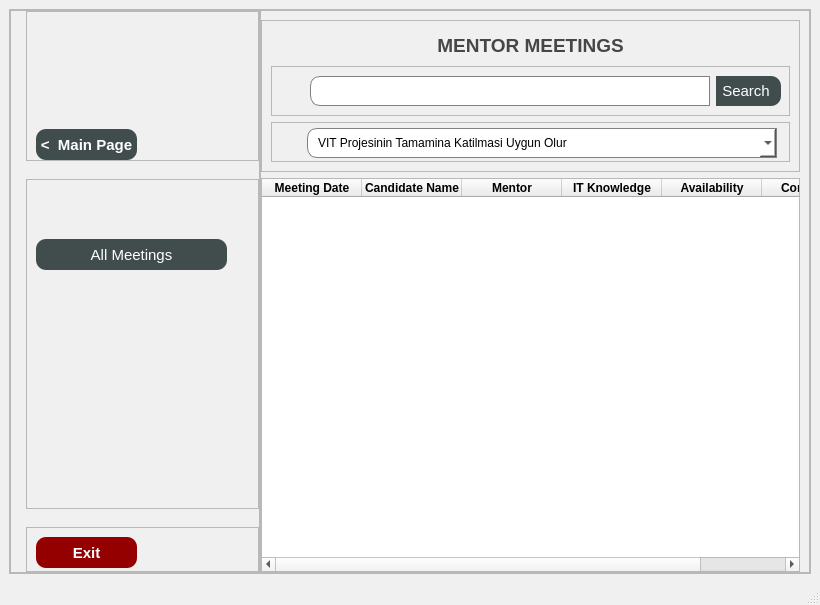
<?xml version="1.0" encoding="UTF-8"?>
<ui version="4.0">
 <class>MainWindow</class>
 <widget class="QMainWindow" name="MainWindow">
  <property name="geometry">
   <rect>
    <x>0</x>
    <y>0</y>
    <width>820</width>
    <height>605</height>
   </rect>
  </property>
  <property name="minimumSize">
   <size>
    <width>820</width>
    <height>605</height>
   </size>
  </property>
  <property name="windowTitle">
   <string>MainWindow</string>
  </property>
  <property name="styleSheet">
   <string notr="true">QMainWindow{
 
	background-color: rgb(240, 240, 240);
}</string>
  </property>
  <widget class="QWidget" name="centralwidget">
   <layout class="QVBoxLayout" name="verticalLayout_2">
    <item>
     <widget class="QFrame" name="mainFrame">
      <property name="minimumSize">
       <size>
        <width>500</width>
        <height>300</height>
       </size>
      </property>
      <property name="font">
       <font>
        <bold>false</bold>
       </font>
      </property>
      <property name="frameShape">
       <enum>QFrame::StyledPanel</enum>
      </property>
      <property name="frameShadow">
       <enum>QFrame::Raised</enum>
      </property>
      <layout class="QHBoxLayout" name="horizontalLayout_2">
       <property name="spacing">
        <number>0</number>
       </property>
       <property name="leftMargin">
        <number>0</number>
       </property>
       <property name="topMargin">
        <number>0</number>
       </property>
       <property name="rightMargin">
        <number>0</number>
       </property>
       <property name="bottomMargin">
        <number>0</number>
       </property>
       <item>
        <widget class="QFrame" name="frameLeft">
         <property name="minimumSize">
          <size>
           <width>250</width>
           <height>500</height>
          </size>
         </property>
         <property name="styleSheet">
          <string notr="true"/>
         </property>
         <property name="frameShape">
          <enum>QFrame::StyledPanel</enum>
         </property>
         <property name="frameShadow">
          <enum>QFrame::Raised</enum>
         </property>
         <layout class="QVBoxLayout" name="verticalLayout_4">
          <property name="leftMargin">
           <number>15</number>
          </property>
          <property name="topMargin">
           <number>0</number>
          </property>
          <property name="rightMargin">
           <number>0</number>
          </property>
          <property name="bottomMargin">
           <number>0</number>
          </property>
          <item>
           <widget class="QFrame" name="frameTopLeft">
            <property name="minimumSize">
             <size>
              <width>0</width>
              <height>150</height>
             </size>
            </property>
            <property name="frameShape">
             <enum>QFrame::StyledPanel</enum>
            </property>
            <property name="frameShadow">
             <enum>QFrame::Raised</enum>
            </property>
            <layout class="QVBoxLayout" name="verticalLayout_5">
             <property name="spacing">
              <number>6</number>
             </property>
             <property name="topMargin">
              <number>15</number>
             </property>
             <property name="rightMargin">
              <number>0</number>
             </property>
             <property name="bottomMargin">
              <number>0</number>
             </property>
             <item>
              <widget class="QLabel" name="labelLogo">
               <property name="minimumSize">
                <size>
                 <width>221</width>
                 <height>61</height>
                </size>
               </property>
               <property name="maximumSize">
                <size>
                 <width>221</width>
                 <height>61</height>
                </size>
               </property>
               <property name="text">
                <string/>
               </property>
               <property name="pixmap">
                <pixmap>logoPhoto.png</pixmap>
               </property>
               <property name="scaledContents">
                <bool>true</bool>
               </property>
              </widget>
             </item>
             <item>
              <spacer name="verticalSpacer_3">
               <property name="orientation">
                <enum>Qt::Vertical</enum>
               </property>
               <property name="sizeHint" stdset="0">
                <size>
                 <width>20</width>
                 <height>40</height>
                </size>
               </property>
              </spacer>
             </item>
             <item>
              <widget class="QPushButton" name="pushButtonBackMainPage">
               <property name="minimumSize">
                <size>
                 <width>101</width>
                 <height>31</height>
                </size>
               </property>
               <property name="maximumSize">
                <size>
                 <width>101</width>
                 <height>31</height>
                </size>
               </property>
               <property name="font">
                <font>
                 <pointsize>11</pointsize>
                 <bold>true</bold>
                </font>
               </property>
               <property name="styleSheet">
                <string notr="true">QPushButton{
background-color: rgb(65, 77, 77);
color: rgb(255, 255, 255);
border-radius: 10px;
}

QPushButton:hover {
 
 background-color: rgb(90, 100, 100);
}

QPushButton:pressed{
 background-color: white;
 color: rgb(65, 77, 77);
 border: 1px solid black;
}</string>
               </property>
               <property name="text">
                <string>&lt;  Main Page</string>
               </property>
              </widget>
             </item>
            </layout>
           </widget>
          </item>
          <item>
           <spacer name="verticalSpacer_2">
            <property name="orientation">
             <enum>Qt::Vertical</enum>
            </property>
            <property name="sizeHint" stdset="0">
             <size>
              <width>20</width>
              <height>40</height>
             </size>
            </property>
           </spacer>
          </item>
          <item>
           <widget class="QFrame" name="frameMenu">
            <property name="minimumSize">
             <size>
              <width>221</width>
              <height>330</height>
             </size>
            </property>
            <property name="frameShape">
             <enum>QFrame::StyledPanel</enum>
            </property>
            <property name="frameShadow">
             <enum>QFrame::Raised</enum>
            </property>
            <widget class="QPushButton" name="pushButtonAllMeetings">
             <property name="geometry">
              <rect>
               <x>10</x>
               <y>60</y>
               <width>191</width>
               <height>31</height>
              </rect>
             </property>
             <property name="font">
              <font>
               <pointsize>11</pointsize>
               <bold>false</bold>
              </font>
             </property>
             <property name="styleSheet">
              <string notr="true">QPushButton{
background-color: rgb(65, 77, 77);
color: rgb(255, 255, 255);
border-radius: 10px;
}

QPushButton:hover {
 
 background-color: rgb(90, 100, 100);
}

QPushButton:pressed{
 background-color: white;
 color: rgb(65, 77, 77);
 border: 1px solid black;
}</string>
             </property>
             <property name="text">
              <string>All Meetings</string>
             </property>
            </widget>
           </widget>
          </item>
          <item>
           <spacer name="verticalSpacer">
            <property name="orientation">
             <enum>Qt::Vertical</enum>
            </property>
            <property name="sizeHint" stdset="0">
             <size>
              <width>20</width>
              <height>40</height>
             </size>
            </property>
           </spacer>
          </item>
          <item>
           <widget class="QFrame" name="frameLeftBottom">
            <property name="minimumSize">
             <size>
              <width>0</width>
              <height>45</height>
             </size>
            </property>
            <property name="frameShape">
             <enum>QFrame::StyledPanel</enum>
            </property>
            <property name="frameShadow">
             <enum>QFrame::Raised</enum>
            </property>
            <widget class="QPushButton" name="pushButtonExit">
             <property name="geometry">
              <rect>
               <x>10</x>
               <y>10</y>
               <width>101</width>
               <height>31</height>
              </rect>
             </property>
             <property name="minimumSize">
              <size>
               <width>101</width>
               <height>31</height>
              </size>
             </property>
             <property name="maximumSize">
              <size>
               <width>101</width>
               <height>31</height>
              </size>
             </property>
             <property name="font">
              <font>
               <pointsize>11</pointsize>
               <bold>true</bold>
              </font>
             </property>
             <property name="styleSheet">
              <string notr="true">QPushButton{
 background-color: rgb(148, 0, 0);
 color: rgb(255, 255, 255);
 border-radius: 10px;
}
QPushButton:hover {
  background-color: rgba(157, 9, 19,200);
  color: rgb(255, 255, 255);
  border-radius: 10px;
  border: 1px solid black;
}

QPushButton:pressed {
  background-color: white;
  color: rgb(170, 0, 0);
  border: 1px solid black;
}

</string>
             </property>
             <property name="text">
              <string>Exit</string>
             </property>
            </widget>
           </widget>
          </item>
         </layout>
        </widget>
       </item>
       <item>
        <widget class="QFrame" name="frameRight">
         <property name="minimumSize">
          <size>
           <width>300</width>
           <height>300</height>
          </size>
         </property>
         <property name="frameShape">
          <enum>QFrame::StyledPanel</enum>
         </property>
         <property name="frameShadow">
          <enum>QFrame::Raised</enum>
         </property>
         <layout class="QVBoxLayout" name="verticalLayout">
          <property name="leftMargin">
           <number>0</number>
          </property>
          <property name="bottomMargin">
           <number>0</number>
          </property>
          <item>
           <widget class="QFrame" name="frameTopRight">
            <property name="minimumSize">
             <size>
              <width>0</width>
              <height>100</height>
             </size>
            </property>
            <property name="layoutDirection">
             <enum>Qt::LeftToRight</enum>
            </property>
            <property name="frameShape">
             <enum>QFrame::StyledPanel</enum>
            </property>
            <property name="frameShadow">
             <enum>QFrame::Raised</enum>
            </property>
            <layout class="QVBoxLayout" name="verticalLayout_3">
             <item>
              <widget class="QLabel" name="labelHeader">
               <property name="minimumSize">
                <size>
                 <width>300</width>
                 <height>30</height>
                </size>
               </property>
               <property name="font">
                <font>
                 <family>Arial</family>
                 <pointsize>14</pointsize>
                 <bold>true</bold>
                </font>
               </property>
               <property name="styleSheet">
                <string notr="true">letter-spacing: 0.1em;
color: rgb(70, 70, 70);</string>
               </property>
               <property name="text">
                <string>MENTOR MEETINGS</string>
               </property>
               <property name="alignment">
                <set>Qt::AlignCenter</set>
               </property>
              </widget>
             </item>
             <item>
              <widget class="QFrame" name="frameSearch">
               <property name="minimumSize">
                <size>
                 <width>500</width>
                 <height>50</height>
                </size>
               </property>
               <property name="maximumSize">
                <size>
                 <width>1000</width>
                 <height>50</height>
                </size>
               </property>
               <property name="frameShape">
                <enum>QFrame::StyledPanel</enum>
               </property>
               <property name="frameShadow">
                <enum>QFrame::Raised</enum>
               </property>
               <layout class="QHBoxLayout" name="horizontalLayout" stretch="1,5,1,1">
                <property name="leftMargin">
                 <number>30</number>
                </property>
                <property name="rightMargin">
                 <number>0</number>
                </property>
                <item>
                 <spacer name="horizontalSpacer">
                  <property name="orientation">
                   <enum>Qt::Horizontal</enum>
                  </property>
                  <property name="sizeHint" stdset="0">
                   <size>
                    <width>40</width>
                    <height>20</height>
                   </size>
                  </property>
                 </spacer>
                </item>
                <item>
                 <widget class="QLineEdit" name="lineEditSearch">
                  <property name="minimumSize">
                   <size>
                    <width>400</width>
                    <height>30</height>
                   </size>
                  </property>
                  <property name="maximumSize">
                   <size>
                    <width>600</width>
                    <height>30</height>
                   </size>
                  </property>
                  <property name="styleSheet">
                   <string notr="true">QLineEdit {
 background-color: white;
 border-bottom-left-radius: 10px;
 border-top-left-radius: 10px;
 padding-left: 10px;
 border: 1px solid gray;

}

QLineEdit:hover {
border-color: black;
}</string>
                  </property>
                  <property name="text">
                   <string/>
                  </property>
                 </widget>
                </item>
                <item>
                 <widget class="QPushButton" name="pushButtonSearch">
                  <property name="minimumSize">
                   <size>
                    <width>65</width>
                    <height>30</height>
                   </size>
                  </property>
                  <property name="maximumSize">
                   <size>
                    <width>65</width>
                    <height>30</height>
                   </size>
                  </property>
                  <property name="font">
                   <font>
                    <pointsize>11</pointsize>
                   </font>
                  </property>
                  <property name="styleSheet">
                   <string notr="true">QPushButton {
background-color: rgb(65, 77, 77);
color: rgb(255, 255, 255);
 border-bottom-right-radius: 10px;
 border-top-right-radius: 10px;
 padding-right: 5px;
}

QPushButton:hover {
 
 background-color: rgb(90, 100, 100);
}

QPushButton:pressed{
 background-color: white;
 color: rgb(65, 77, 77);
 border: 1px solid black;
}</string>
                  </property>
                  <property name="text">
                   <string>Search</string>
                  </property>
                 </widget>
                </item>
                <item>
                 <spacer name="horizontalSpacer_2">
                  <property name="orientation">
                   <enum>Qt::Horizontal</enum>
                  </property>
                  <property name="sizeHint" stdset="0">
                   <size>
                    <width>40</width>
                    <height>20</height>
                   </size>
                  </property>
                 </spacer>
                </item>
               </layout>
              </widget>
             </item>
             <item>
              <widget class="QFrame" name="frame_6">
               <property name="minimumSize">
                <size>
                 <width>500</width>
                 <height>40</height>
                </size>
               </property>
               <property name="maximumSize">
                <size>
                 <width>1000</width>
                 <height>40</height>
                </size>
               </property>
               <property name="frameShape">
                <enum>QFrame::StyledPanel</enum>
               </property>
               <property name="frameShadow">
                <enum>QFrame::Raised</enum>
               </property>
               <layout class="QHBoxLayout" name="horizontalLayout_3">
                <property name="leftMargin">
                 <number>32</number>
                </property>
                <property name="topMargin">
                 <number>5</number>
                </property>
                <item>
                 <spacer name="horizontalSpacer_3">
                  <property name="orientation">
                   <enum>Qt::Horizontal</enum>
                  </property>
                  <property name="sizeHint" stdset="0">
                   <size>
                    <width>40</width>
                    <height>20</height>
                   </size>
                  </property>
                 </spacer>
                </item>
                <item>
                 <widget class="QComboBox" name="comboBox">
                  <property name="minimumSize">
                   <size>
                    <width>470</width>
                    <height>30</height>
                   </size>
                  </property>
                  <property name="styleSheet">
                   <string notr="true">QComboBox {
 background-color: white;
 border-bottom-left-radius: 10px;
 border-top-left-radius: 10px;
 padding-left: 10px;
 border: 1px solid gray;

}

QComboBox:hover {
border-color: black;
}</string>
                  </property>
                  <item>
                   <property name="text">
                    <string>VIT Projesinin Tamamina Katilmasi Uygun Olur</string>
                   </property>
                  </item>
                  <item>
                   <property name="text">
                    <string>VIT Projesinin ilk IT Egitimi Alanina Yonlendirilmesi Uygun Olur</string>
                   </property>
                  </item>
                  <item>
                   <property name="text">
                    <string>VIT Projesinin INgilizce Egitim Alanini Yonlendirilmesi Uygun Olur</string>
                   </property>
                  </item>
                  <item>
                   <property name="text">
                    <string>VIT Projesi Kapsaminda...</string>
                   </property>
                  </item>
                 </widget>
                </item>
                <item>
                 <spacer name="horizontalSpacer_4">
                  <property name="orientation">
                   <enum>Qt::Horizontal</enum>
                  </property>
                  <property name="sizeHint" stdset="0">
                   <size>
                    <width>40</width>
                    <height>20</height>
                   </size>
                  </property>
                 </spacer>
                </item>
               </layout>
              </widget>
             </item>
            </layout>
           </widget>
          </item>
          <item>
           <widget class="QTableWidget" name="tableWidgetCandidates">
            <property name="font">
             <font>
              <pointsize>9</pointsize>
              <bold>false</bold>
             </font>
            </property>
            <column>
             <property name="text">
              <string>Meeting Date</string>
             </property>
             <property name="font">
              <font>
               <bold>true</bold>
              </font>
             </property>
            </column>
            <column>
             <property name="text">
              <string>Candidate Name</string>
             </property>
             <property name="font">
              <font>
               <bold>true</bold>
              </font>
             </property>
            </column>
            <column>
             <property name="text">
              <string>Mentor</string>
             </property>
             <property name="font">
              <font>
               <bold>true</bold>
              </font>
             </property>
            </column>
            <column>
             <property name="text">
              <string>IT Knowledge</string>
             </property>
             <property name="font">
              <font>
               <bold>true</bold>
              </font>
             </property>
            </column>
            <column>
             <property name="text">
              <string>Availability</string>
             </property>
             <property name="font">
              <font>
               <bold>true</bold>
              </font>
             </property>
            </column>
            <column>
             <property name="text">
              <string>Comments</string>
             </property>
             <property name="font">
              <font>
               <bold>true</bold>
              </font>
             </property>
            </column>
           </widget>
          </item>
         </layout>
        </widget>
       </item>
      </layout>
     </widget>
    </item>
   </layout>
  </widget>
  <widget class="QMenuBar" name="menubar">
   <property name="geometry">
    <rect>
     <x>0</x>
     <y>0</y>
     <width>820</width>
     <height>22</height>
    </rect>
   </property>
  </widget>
  <widget class="QStatusBar" name="statusbar"/>
 </widget>
 <resources/>
 <connections/>
</ui>
